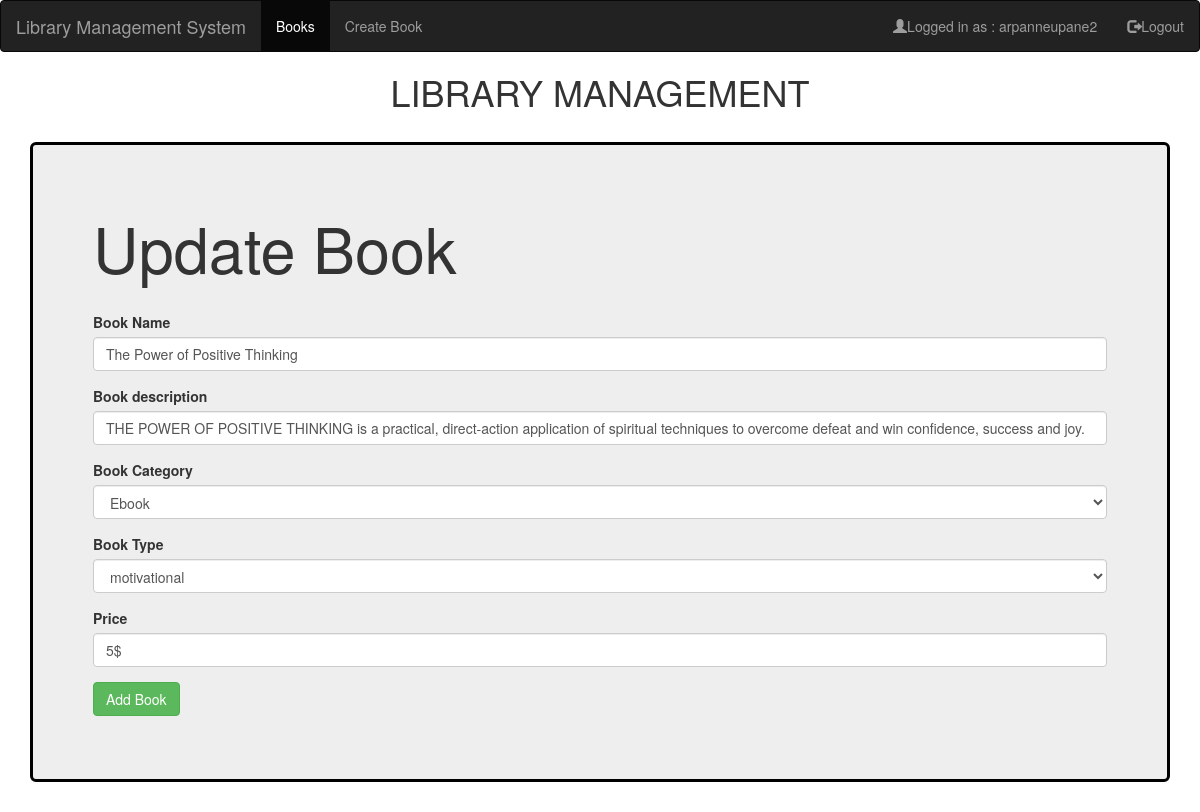
The page /book/1/update (signed in) on the database its author committed.
### main.py (models this page shows, shortened)
class User(db.Model, UserMixin):
    id = db.Column(db.Integer, primary_key=True)
    username = db.Column(db.String(15), unique=True)
    email = db.Column(db.String(50), unique=True)
    password = db.Column(db.String(80))

class Book(db.Model):
    id = db.Column(db.Integer, primary_key=True)
    book_name = db.Column(db.String(15), unique=True)
    book_description = db.Column(db.String(25))
    category = db.Column(db.String(20))
    book_type = db.Column(db.String(20), nullable=False)
    price = db.Column(db.String(20), nullable=False)
    date_posted = db.Column(db.DateTime, nullable=False, default=datetime.utcnow)

### main.py (the view, shortened to what this page needs)
@app.route('/book/<int:id>/update', methods=['GET','POST'])
@login_required
def Book_Update(id):
    print("method ", request.method)
    book = Book.query.filter_by(id=id).first()
    form = BookForm(obj=book)
    return render_template('book_update.html', book=book, form=form)

### main.py
class BookForm(FlaskForm):
    book_name = StringField("Book Name", validators=[InputRequired(), Length(max=200)], render_kw={"placeholder": "Title"})
    book_description = TextField("Book description", validators=[Length(max=5000)], render_kw={"placeholder":  "description"})
    category = SelectField("Book Category",choices= [('Ebook', 'Ebook'),('Hardcopy', 'Hardcopy')], validators=[DataRequired()])
    book_type = SelectField("Book Type",choices= [('sports', 'sports'),('educational', 'educational'),('motivational', 'motivational')], validators=[DataRequired()])
    price = StringField("Price", validators=[InputRequired(), Length(max=25)], render_kw={"placeholder": "Price"})
    submit = SubmitField("Add Book")

### main.py (called while the page is built)
@login_manager.user_loader
def load_user(user_id):
    return User.query.get(int(user_id))

### templates/book_update.html (shortened to what this page needs)
{% extends "layout.html" %}
{% block content %}
<br>
<div class="jumbotron jmb">
	<h1>Update Book</h1>
<br>
<form action="" method="post" >
	<div class="form-group">
		{{ form.book_name.label(class="form-control-label") }}
		{% if form.book_name.errors %}
		{{ form.book_name(class="form-control is-invalid") }}
		<div class="invalid-feedback">
			{% for error in form.book_name.errors %}
			<span>{{ error }}</span>
			{% endfor %}
		</div>
		{% else %}
		{{ form.book_name(class="form-control") }}
		{% endif %}
	</div>
	<div class="form-group">
		{{ form.book_description.label(class="form-control-label") }}
		{% if form.book_description.errors %}
		{{ form.book_description(class="form-control is-invalid") }}
		<div class="invalid-feedback">
			{% for error in form.book_description.errors %}
			<span>{{ error }}</span>
			{% endfor %}
		</div>
		{% else %}
		{{ form.book_description(class="form-control") }}
		{% endif %}
	</div>
	<div class="form-group">
		{{ form.category.label(class="form-control-label") }}
		{% if form.category.errors %}
		{{ form.category(class="form-control is-invalid") }}
		<div class="invalid-feedback">
			{% for error in form.category.errors %}
			<span>{{ error }}</span>
			{% endfor %}
		</div>
		{% else %}
		{{ form.category(class="form-control") }}
		{% endif %}
	</div>
	<div class="form-group">
		{{ form.book_type.label(class="form-control-label") }}
		{% if form.book_type.errors %}
		{{ form.book_type(class="form-control is-invalid") }}
		<div class="invalid-feedback">
			{% for error in form.book_type.errors %}
			<span>{{ error }}</span>
			{% endfor %}
		</div>
		{% else %}
		{{ form.book_type(class="form-control") }}
		{% endif %}
	</div>
	<div class="form-group">
		{{ form.price.label(class="form-control-label") }}
		{% if form.price.errors %}
		{{ form.price(class="form-control is-invalid") }}
		<div class="invalid-feedback">
			{% for error in form.price.errors %}
			<span>{{ error }}</span>
			{% endfor %}
		</div>
		{% else %}
		{{ form.price(class="form-control") }}
		{% endif %}
	</div>
	<div class="form-group">
		{{ form.submit(class="btn btn-success") }}
	</div>
</form>
</div>
{% endblock %}

### templates/layout.html (shortened to what this page needs)
<!DOCTYPE html>
<html lang="en">
<head>
  <link rel="stylesheet" href="https://maxcdn.bootstrapcdn.com/bootstrap/3.4.1/css/bootstrap.min.css">
  <link rel="stylesheet" href="https://cdnjs.cloudflare.com/ajax/libs/font-awesome/4.7.0/css/font-awesome.min.css">
</head>
  <nav class="navbar navbar-inverse">
    <div class="container-fluid">
      <div class="navbar-header">
        <a class="navbar-brand" href="{{ url_for('Index') }}">Library Management System</a>
      </div>
      <ul class="nav navbar-nav">
        <li class="active"><a href="{{ url_for('Books_list') }}">Books</a></li>
        {% if current_user.is_authenticated %}
        <li><a href="{{ url_for('CreateBook') }}">Create Book</a></li>
        {% else %}
        <li><a href="{{ url_for('CreateBook') }}" id="createbook">Create Book</a></li>
        {% endif %}
      </ul>
      <ul class="nav navbar-nav navbar-right">
        {% if current_user.is_authenticated %}
        <li><a href="#"><span class="glyphicon glyphicon-user"></span>Logged in as : {{current_user.username}} </a>
        </li>
        <li><a href="{{ url_for('logout') }}"><span class="glyphicon glyphicon-log-out"></span>Logout </a></li>
        {% else %}
        <li><a href="{{ url_for('register') }}"><span class="glyphicon glyphicon-user"></span>Sign Up</a></li>
        <li><a href="{{ url_for('login') }}"><span class="glyphicon glyphicon-log-in"></span> Login</a></li>
        {% endif %}
      </ul>
    </div>
  </nav>
  <div>
    <h1 style="text-align: center">LIBRARY MANAGEMENT</h1>
  </div>
  <div class="container">
      {% block content %}
      {% endblock %}
  </div>
</body>
</html>

### templates/layout.html (style rules this page uses)
.jmb { border: black solid 3px; }

### templates/book_update.html (style rules this page uses)
.jmb { border: black solid 3px; }

### rows shown on the page
User: username "arpanneupane2"
Book: book_name "The Power of Positive Thinking", book_description "THE POWER OF POSITIVE THINKING is a practical, direct-action application of spiritual techniques to overcome defeat and win confidence, success and joy.", category "Ebook", book_type "motivational", price "5$"
